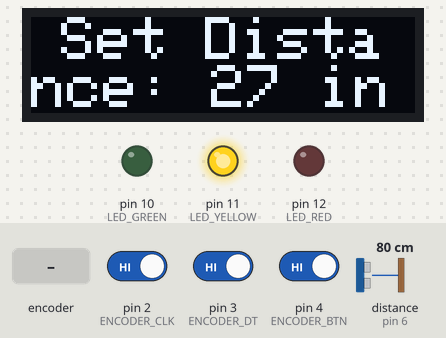
The sketch below on a simulated Arduino Uno, built with avr-gcc and run on an emulated ATmega328P. Parts: 128×32 one-colour display, output pins drawn as LEDs (lit = HIGH). Wiring (inferred from the names in the program): ultrasonic range finder: trigger pin 5; echo pin 6. The inputs (shaded band) are chosen by the test bench; at power-on: pin 4 (ENCODER_BTN) HIGH, distance to the obstacle (sensor on pin 6) 80 cm, pin 2 (ENCODER_CLK) HIGH, pin 3 (ENCODER_DT) HIGH. The echo pulse lasts 58.3 µs per cm; the display library's start-up logo is not drawn; EEPROM starts erased; pins used as bus, display or sensor lines are not drawn; what the sketch prints to the serial monitor is not drawn.

Above: at 3.2 s.
3.3 s: rotary encoder on pin 2 (ENCODER_CLK) / pin 3 (ENCODER_DT) turned 3 steps (first pin leading)
At 5.0 s:
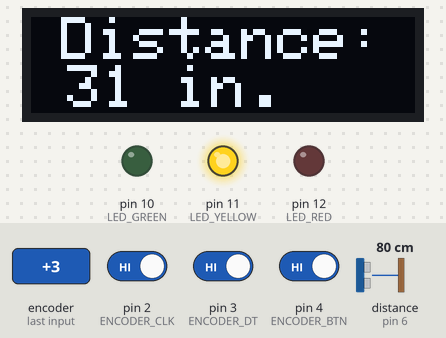
5.4 s: pin 4 (ENCODER_BTN) driven LOW
At 8.2 s:
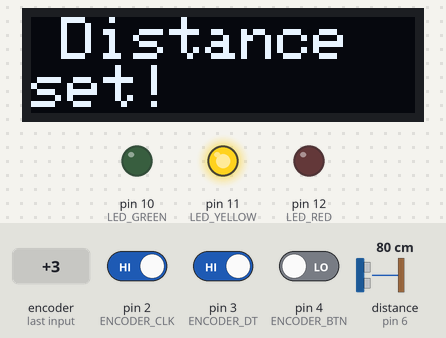
8.4 s: rotary encoder on pin 2 (ENCODER_CLK) / pin 3 (ENCODER_DT) turned 1 step (first pin leading)
At 10.8 s:
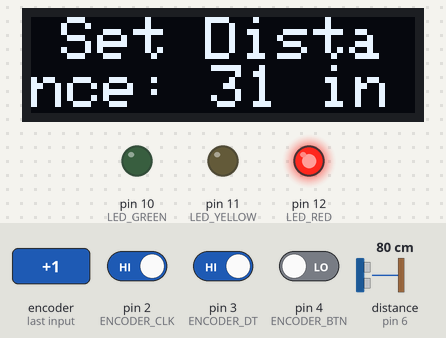
11.6 s: distance to the obstacle (sensor on pin 6) set to 87 cm
At 14.3 s:
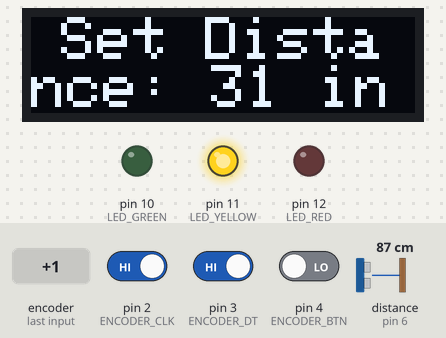
14.6 s: rotary encoder on pin 2 (ENCODER_CLK) / pin 3 (ENCODER_DT) turned 1 step (first pin leading)
At 17.7 s:
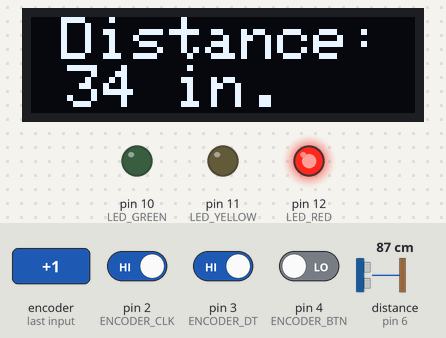
17.8 s: distance to the obstacle (sensor on pin 6) set to 92 cm
At 18.6 s:
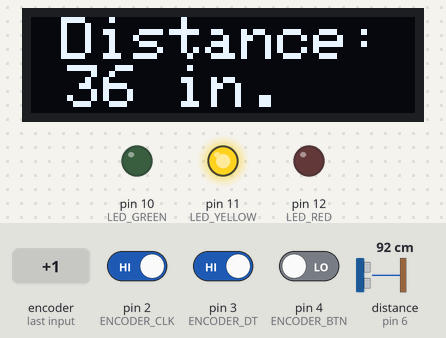
Timing chart, 0 to 21.8 s (numbered marks = the images above; inputs shaded):
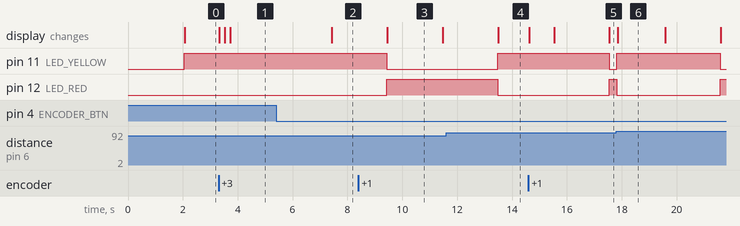

The sketch:

parking-buddy.ino
```cpp
#include <Adafruit_GFX.h>
#include <Adafruit_SSD1306.h>
#include <EEPROM.h>

#define LED_RED 12
#define LED_YELLOW 11
#define LED_GREEN 10
#define PIN_TRIG 5
#define PIN_ECHO 6
#define ENCODER_CLK 2
#define ENCODER_DT 3
#define ENCODER_BTN 4
#define SCREEN_CURR_DISTANCE 0
#define SCREEN_SET_DISTANCE 1

int distanceSetting = 27;
int distanceDeltaYellow = 72;
int distanceDeltaGreen = 144;
int ECHO_TIMEOUT = 3000;
int ECHO_MAX = 24864;
int btnDownTimestamp = 0;
int lastDistanceReadTimestamp = 0;
int currentDistance = 0;
int currentScreen = 1;

#define SCREEN_WIDTH 128 // OLED display width, in pixels
#define SCREEN_HEIGHT 32 // OLED display height, in pixels

// Declaration for an SSD1306 display connected to I2C (SDA, SCL pins)
#define OLED_RESET 4 // Reset pin # (or -1 if sharing Arduino reset pin)
Adafruit_SSD1306 display(SCREEN_WIDTH, SCREEN_HEIGHT, &Wire, OLED_RESET);

void setup()
{
    Serial.begin(115200);

    // SSD1306_SWITCHCAPVCC = generate display voltage from 3.3V internally
    if (!display.begin(SSD1306_SWITCHCAPVCC, 0x3c))
    { // Address 0x3D for 128x64
        Serial.println(F("SSD1306 allocation failed"));
        for (;;)
            ; // Don't proceed, loop forever
    }

    display.display();
    delay(2000); // Pause for 2 seconds
    display.clearDisplay();

    pinMode(LED_GREEN, OUTPUT);
    pinMode(LED_RED, OUTPUT);
    pinMode(LED_YELLOW, OUTPUT);
    pinMode(PIN_TRIG, OUTPUT);
    pinMode(PIN_ECHO, INPUT);
    pinMode(ENCODER_CLK, INPUT);
    pinMode(ENCODER_DT, INPUT);
    pinMode(ENCODER_BTN, INPUT_PULLUP);

    distanceSetting = EEPROM.read(0);

    if (distanceSetting == 255)
    {
        distanceSetting = 27;
    }

    attachInterrupt(digitalPinToInterrupt(ENCODER_CLK), readEncoder, FALLING);

    Serial.println("Beginning program.");
}

int getDistanceSetting()
{
    int value;
    noInterrupts();
    value = distanceSetting;
    interrupts();
    return value;
}

void setDistanceSetting(int value)
{
    noInterrupts();
    distanceSetting = value;
    EEPROM.write(0, value);
    interrupts();
}

void setLed()
{
    if (currentDistance <= distanceSetting)
    {
        digitalWrite(LED_RED, HIGH);
        digitalWrite(LED_YELLOW, LOW);
        digitalWrite(LED_GREEN, LOW);
    }
    else if (currentDistance - distanceSetting <= distanceDeltaYellow)
    {
        digitalWrite(LED_YELLOW, HIGH);
        digitalWrite(LED_RED, LOW);
        digitalWrite(LED_GREEN, LOW);
    }
    else if (currentDistance - distanceSetting <= distanceDeltaGreen)
    {
        digitalWrite(LED_GREEN, HIGH);
        digitalWrite(LED_YELLOW, LOW);
        digitalWrite(LED_RED, LOW);
    }
    else
    {
        digitalWrite(LED_GREEN, LOW);
        digitalWrite(LED_YELLOW, LOW);
        digitalWrite(LED_RED, LOW);
    }
}

int getDistanceMeasurement()
{
    digitalWrite(PIN_TRIG, HIGH);
    delayMicroseconds(10);
    digitalWrite(PIN_TRIG, LOW);

    int duration = pulseIn(PIN_ECHO, HIGH, ECHO_MAX);

    if (duration == 0)
    {
        duration = ECHO_MAX;
    }

    int currentDistance = duration / 148;

    return currentDistance;
}

void displayCurrentDistance()
{
    display.clearDisplay();
    display.setTextSize(2);
    display.setTextColor(SSD1306_WHITE);
    display.setCursor(10, 0);
    display.print(F("Distance: "));
    display.print(currentDistance);
    display.print(" in.");
    display.display();
}

void displaySetDistance()
{
    display.clearDisplay();
    display.setTextSize(2);
    display.setTextColor(SSD1306_WHITE);
    display.setCursor(10, 0);
    display.print(F("Set Distance: "));
    display.print(distanceSetting);
    display.print(" in.");
    display.display();
}

void displayDistanceSetMessage()
{
    display.clearDisplay();
    display.setTextSize(2);
    display.setTextColor(SSD1306_WHITE);
    display.setCursor(10, 0);
    display.println(F("Distance set!"));
    display.display();
    delay(2000);
}

void displayScreen()
{
    if (currentScreen == SCREEN_CURR_DISTANCE)
    {
        displayCurrentDistance();
    }
    else if (currentScreen == SCREEN_SET_DISTANCE)
    {
        displaySetDistance();
    }
}

void handleButtonPress()
{
    noInterrupts();
    if (digitalRead(ENCODER_BTN) == LOW && btnDownTimestamp == 0)
    {
        btnDownTimestamp = millis();
        Serial.println("Button Pressed");
    }
    else if (digitalRead(ENCODER_BTN) == LOW && millis() - btnDownTimestamp > 2000)
    {
        int currentDistance = getDistanceMeasurement();
        setDistanceSetting(currentDistance);
        btnDownTimestamp = 0;
        Serial.print("Set distance to: ");
        Serial.println(currentDistance);
        displayDistanceSetMessage();
    }
    else if (digitalRead(ENCODER_BTN) == HIGH && btnDownTimestamp != 0)
    {
        btnDownTimestamp = 0;
        Serial.println("Button Released");
    }
    interrupts();
}

void readEncoder()
{
    int dtValue = digitalRead(ENCODER_DT);
    int nextScreen = currentScreen;

    if (dtValue == HIGH)
    {
        nextScreen += 1;
    }
    if (dtValue == LOW)
    {
        nextScreen -= 1;
    }
    if (nextScreen < 0)
    {
        nextScreen = 1;
    }
    if (nextScreen > 1)
    {
        nextScreen = 0;
    }

    currentScreen = nextScreen;
}

void loop()
{
    if (millis() - lastDistanceReadTimestamp > 100)
    {
        currentDistance = getDistanceMeasurement();
    }

    setLed();

    displayScreen();

    handleButtonPress();
}
```

Measured:
- the behaviour switches between 81 and 82 cm on distance to the obstacle (sensor on pin 6) (found by bisection; images 3 and 4)
- the behaviour switches between 89 and 90 cm on distance to the obstacle (sensor on pin 6) (found by bisection; images 5 and 6)
- after the input at 3.3 s, the display: changes at once (image 1)
- after the input at 5.4 s, the display: changes after 2.0 s (image 2)
- after the input at 8.4 s, the display: changes after 1.1 s (image 3)
- after the input at 11.6 s, pin 11 (LED_YELLOW): LOW → HIGH after 1.9 s; pin 12 (LED_RED): HIGH → LOW after 1.9 s
- after the input at 14.6 s, the display: changes at once (image 5)
- after the input at 17.8 s, pin 11 (LED_YELLOW): LOW → HIGH at once, → LOW 3.8 s later; pin 12 (LED_RED): HIGH → LOW at once, → HIGH 3.8 s later; the display: changes after 0.06 s (image 6)
